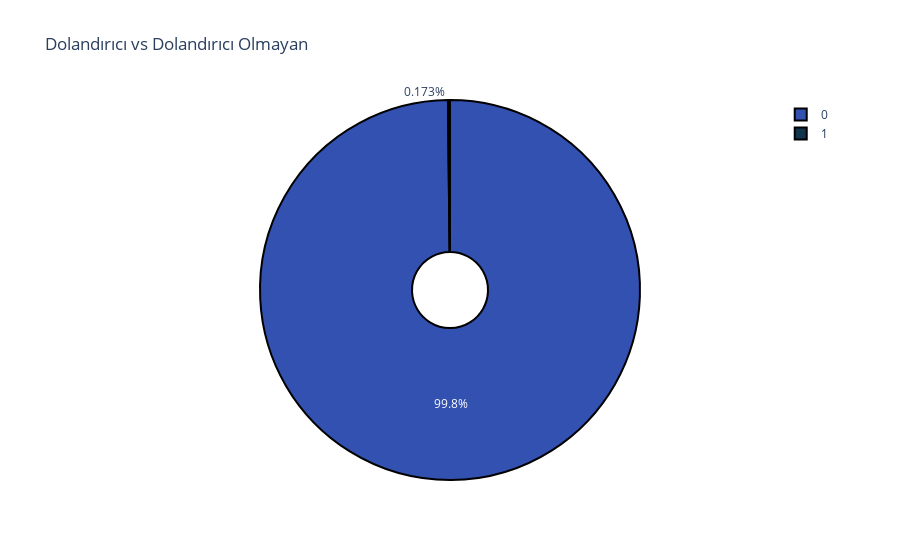

Notebook cell for this chart:
### Markdown cell above
## Hedef değişken analizi

### Code cell
trace = go.Pie(labels = list(train.Class.unique()), values = list(train.Class.value_counts()),
                            hole = 0.2,
               marker=dict(colors = random_colors(3), 
                           line=dict(color='#000000', width=2)
                           ))
data = [trace]
layout = go.Layout(
   {
      "title": "Dolandırıcı vs Dolandırıcı Olmayan",
   }
)

fig = go.Figure(data=data,layout = layout)
iplot(fig)

### Figure 1 — Plotly figure (JSON) as saved in the notebook; plotly's stock layout.template omitted (floating-point values rounded to 4 significant figures)
{"data": [{"hole": 0.2, "labels": [0, 1], "marker": {"colors": ["#3351B1", "#13344D", "#C5E2E5"], "line": {"color": "#000000", "width": 2}}, "type": "pie", "values": [284315, 492]}], "layout": {"title": {"text": "Dolandırıcı vs Dolandırıcı Olmayan"}}}
